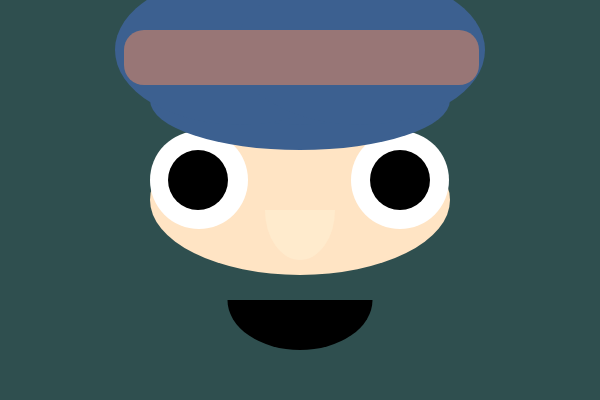
Frame 1 (no input)
Frame 60 (no input): identical to frame 1, image omitted
Frame 120 (the mouse pressed at the canvas centre since frame 60): identical to frame 1, image omitted

The p5.js sketch that drew this single still picture (run headless with seeded random() and noise() and a simulated clock; from frame 60 on, the mouse is pressed at the canvas centre):

// p5.js sketch
// ── sketch.js
/*
 self portriat with veriables
 by Alex
 9/17/2019
*/

var faceSize = 300;
var x= 300;
var y= 200;

function setup() {
    createCanvas(600, 400);
}

function draw() {
    background("DarkSlateGrey ");
    
    fill("Bisque")
    noStroke();
	ellipse(x, y,faceSize, faceSize/2); //face 
    
   
    fill("White")
    ellipse(400, 180, 98); //right eye
    fill("Black")
    ellipse(400, 180, 60) //right eye 
    
    fill("White")
    ellipse(199, 180, 98); //left eye
    fill("Black")
    ellipse(198, 180, 60)
    

    arc(300, 300, 145, 100, 0, PI); //mouth
    fill("BlanchedAlmond ")
    strokeWeight(10);
    arc(300, 210,  70, 100, 0, PI); //nose
    
    fill("	#3c6090")
    arc(300, 100, 300, 100, 0, PI); //hat 
    ellipse(300, 50, 250, 150);//hat
    ellipse(240, 50, 250, 150);//hat
    ellipse(360, 50, 250, 150);//hat
    
    fill("#987676")
    rect(124, 30, 355, 55, 20);
    
    
    
    
  
    
    
    
    
    
    
    
    
    
    
    
    
}
// ── project_variables.html
<!DOCTYPE html>
<html> <body>
    <head>
	<title>MMP 210 Homepage</title>
	<link rel="stylesheet" type="text/css" href="style.css">
	<meta charset="utf-8">
</head>
<body id="home">
	<h1>Self Portrait with variablesAlex Romero</h1>
	<ul> 
		<li class="link"><a href="../index.html">Home</a></li>
	</ul>
    
    <script src="p5.min.js"></script>
    <script src="sketch.js"></script>
       </body>

</html>
    
    
